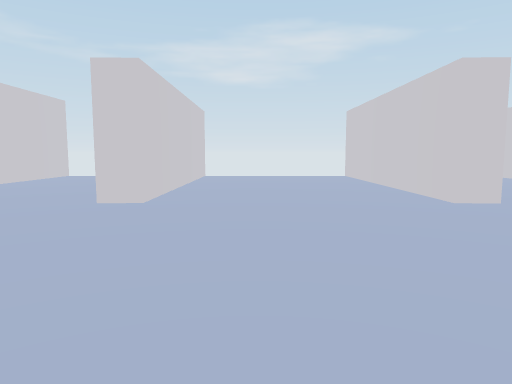
[1] (above)

21 first-person views from a walk through a scene from a Unity 3-D project. The camera is 1.2 m above the floor, tilts 6° down and sees 70° across. The floor is counted in squares, 2 m on a side. Each view is taken from the middle of a square. On the plan, view 1 faces up. The plan holds only what a view shows up to about 10 squares ahead; the rest is blank. Some animated figures are not drawn.

[2]
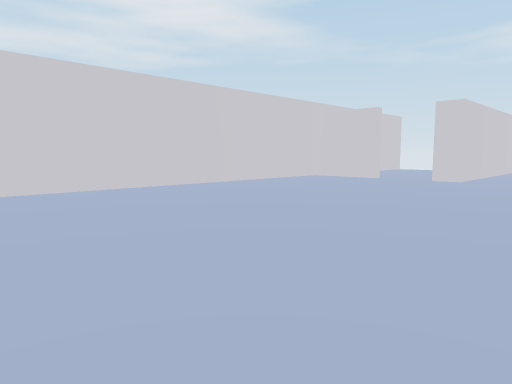

[3]
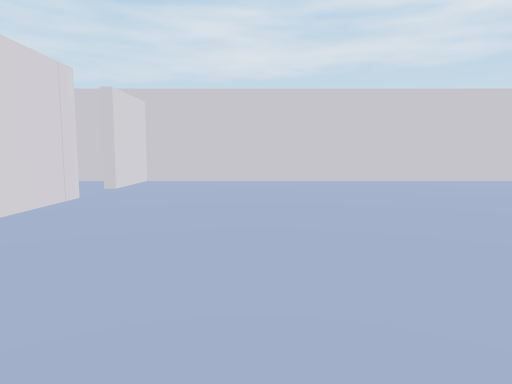

[4]
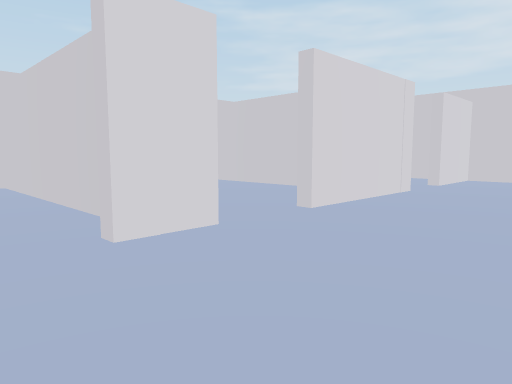

[5]
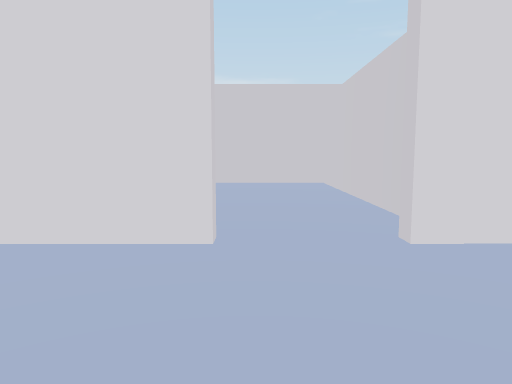

[6]
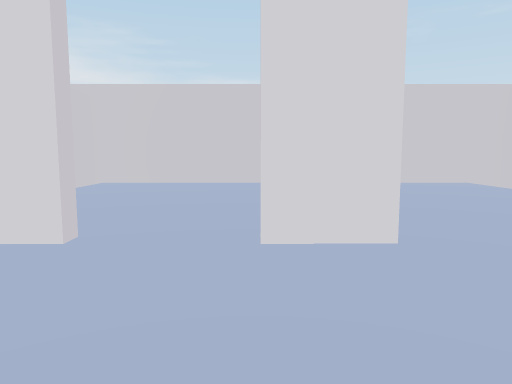

[7]
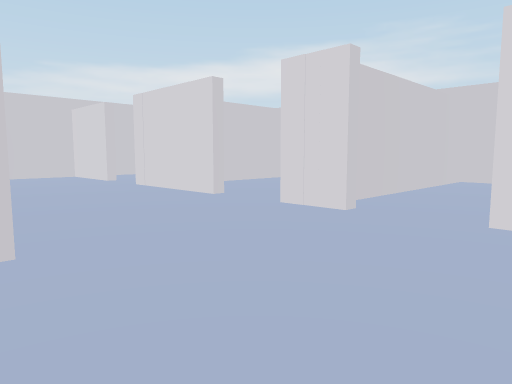

[8]
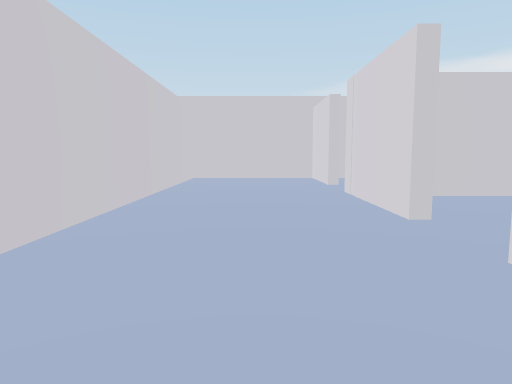

[9]
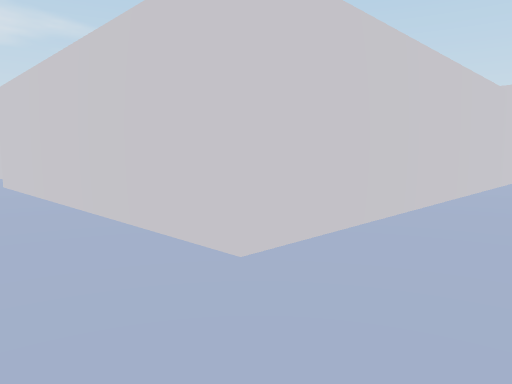

[10]
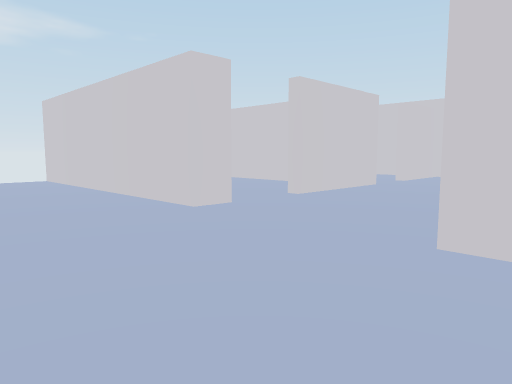

[11]
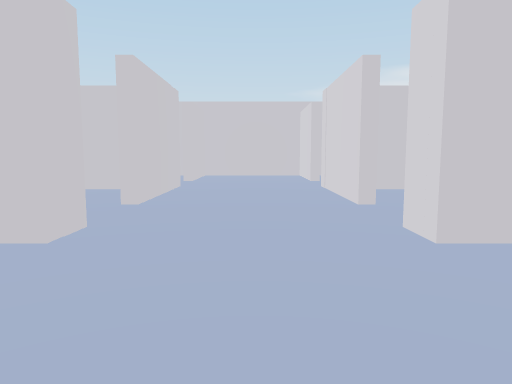

[12]
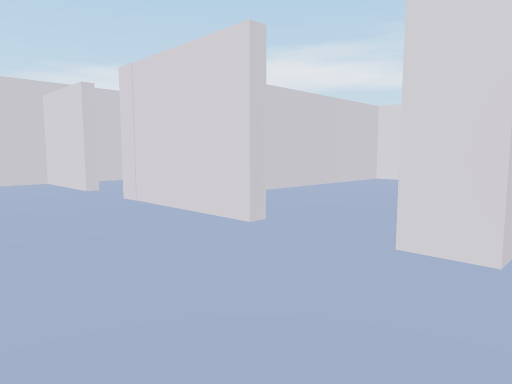

[13]
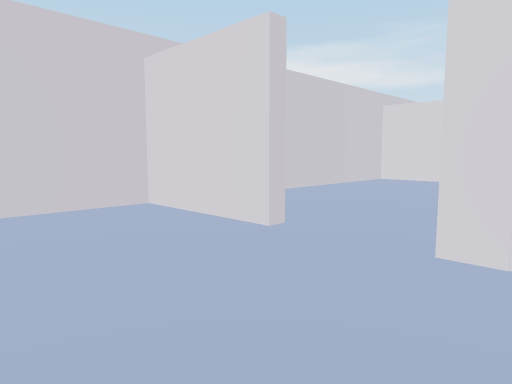

[14]
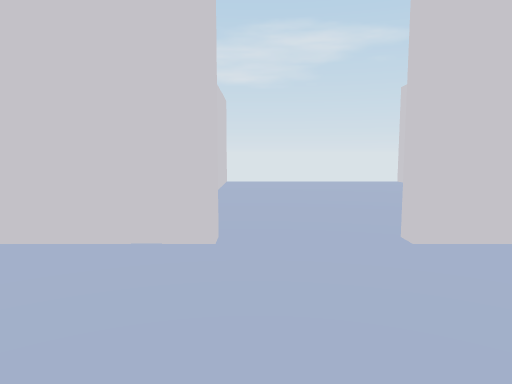

[15]
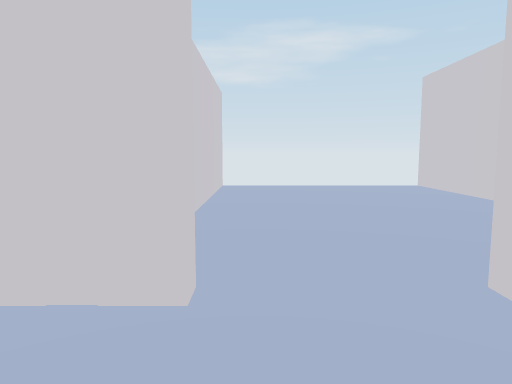

[16]
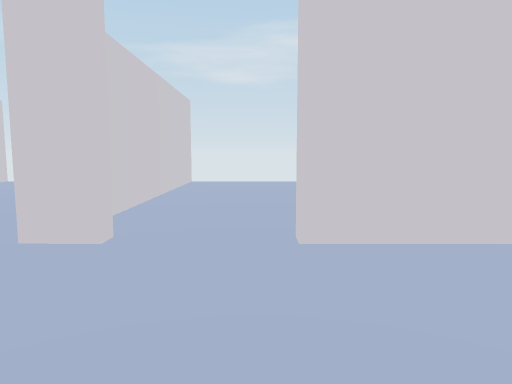

[17]
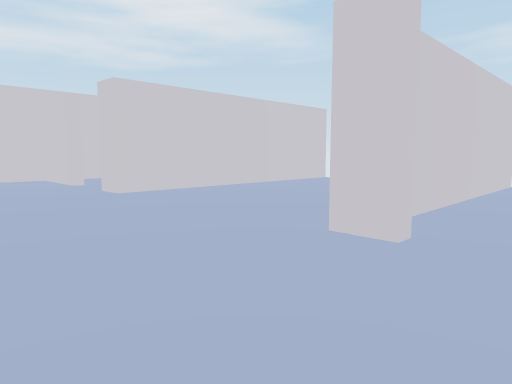

[18]
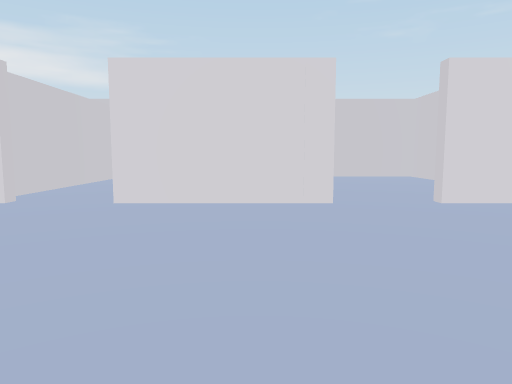

[19]
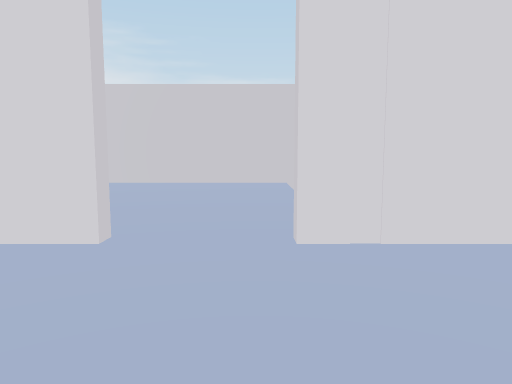

[20]
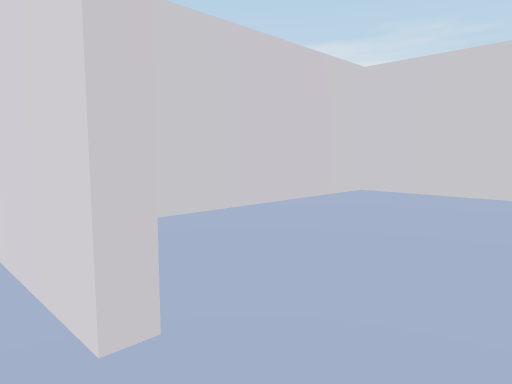

[21]
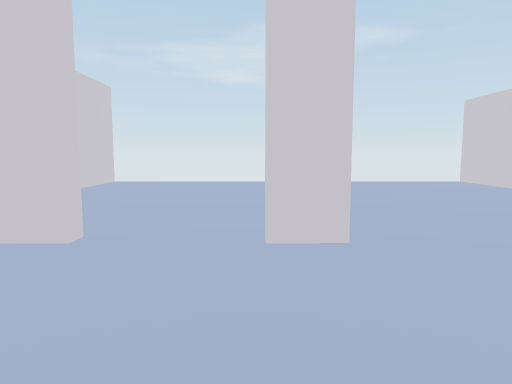

### Floor plan
Points are (right, up) in squares from view 1. A wall is a line through its corners. A room is listed if a view was taken in it or the views show most of it. See-through windows are left out.
Room 1 (views 1, 2, 7, 8, 9, 10, 11, 18, 21)
walls: (-3.1, 4.4) (-5.1, 4.4) (-5.1, -7.4) (-3.2, -7.4); (2.4, 4.4) (2.4, 10); (2.4, -4.5) (2.4, 1.8); (-2, -7.4) (0.8, -7.4); (-1.4, 10) (-1.4, 4.4) (-2, 4.4)
ways out: opening at (2, -5.5) to room 2; opening at (2, 3.5) to room 3; opening at (1, -7) to room 6; opening at (-3, -7) to room 7; opening at (-3, 5) to room 8
Room 2 (views 3, 4, 5, 6)
walls: (2.6, -8.4) (2.6, -12.6); (2, -7.4) (3, -7.4); (1.8, -12.5) (5.9, -12.5); (6.2, -12.6) (6.2, -8.5); (4.6, -4.5) (2.4, -4.5)
ways out: opening at (2, -5.5) to room 1; opening at (5.5, -5.5) to room 5
Room 3 (views 12, 13, 16, 17)
walls: (4.2, 1.8) (6.8, 1.8); (3, 4.4) (2.4, 4.4); (2.4, 1.8) (3, 1.8); (6.2, 5.2) (6.2, 9.1); (6.8, 4.4) (4.2, 4.4); (2.6, 10) (2.6, 5.5); (6.2, -4.3) (6.2, 1)
ways out: opening at (2, 3.5) to room 1; opening at (5.5, 3.5) to room 4
Room 4 (views 14, 15)
walls: (8, 1.8) (10.1, 1.8) (10.1, 4.4) (8, 4.4); (10.1, 7.6) (10.1, 10); (6.4, 9.9) (6.4, 6.6); (10.1, -4) (10.1, 1.2); (8.6, -4.3) (10.1, -4.3)
ways out: opening at (5.5, 3.5) to room 3
Room 5 (views 19, 20)
walls: (8, -7.4) (10.1, -7.4) (10.1, -4); (6.4, -11) (6.4, -12.5); (4.2, -7.4) (6.8, -7.4); (10, -4.5) (4.6, -4.5); (5.9, -12.5) (10.1, -12.5) (10.1, -8)
ways out: opening at (5.5, -5.5) to room 2
Room 6 (no view inside)
walls: (-1.4, -9.2) (-1.4, -12.5) (0.1, -12.5); (2.4, -12.6) (2.4, -8.1)
ways out: opening at (1, -7) to room 1
Room 7 (no view inside)
walls: (-5.1, -11.2) (-5.1, -12.5) (-3, -12.5); (-5.1, -8.2) (-5.1, -9)
ways out: opening at (-3, -7) to room 1
Room 8 (no view inside)
walls: (-5.1, 10) (-5.1, 5.2)
ways out: opening at (-3, 5) to room 1

Positions as (right, up) in squares from view 1, and headings:
1: (0, 0), facing up
2: (1, -4), facing up-left
3: (3, -5), facing left
4: (4, -5), facing down-left
5: (4, -5), facing down
6: (3, -5), facing down
7: (0, -4), facing down-right
8: (1, -6), facing right
9: (1, -6), facing up-right
10: (0, 1), facing up-right
11: (0, 3), facing right
12: (2, 4), facing down-right
13: (6, 4), facing down-right
14: (7, 2), facing up
15: (7, 3), facing up
16: (4, 2), facing up
17: (4, 2), facing up-left
18: (-1, -3), facing down
19: (7, -5), facing down
20: (7, -7), facing down-right
21: (-2, 2), facing up
